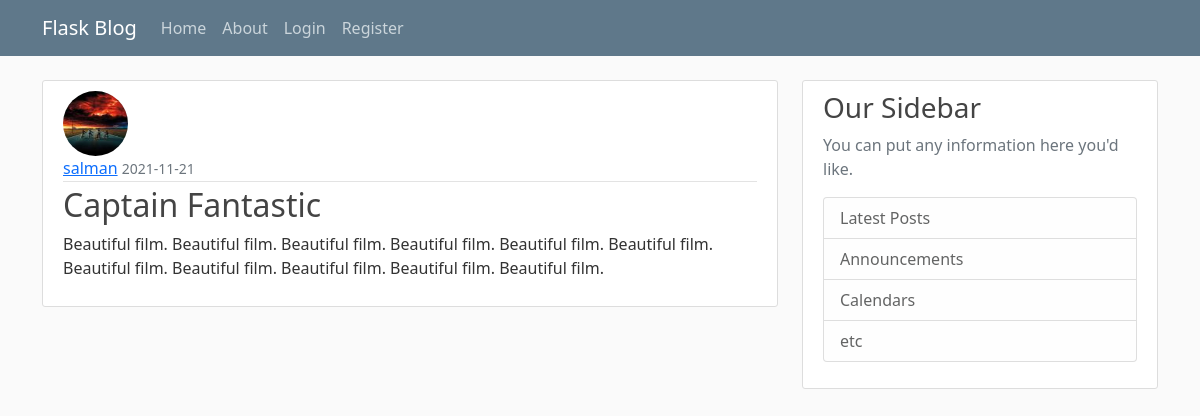
The app's page /post/22 with its own data.
### flaskblog/models.py (models this page shows, shortened)
class User(flaskblog.db.Model, UserMixin):
    id = flaskblog.db.Column(flaskblog.db.Integer, primary_key=True)
    username = flaskblog.db.Column(
        flaskblog.db.String(20), unique=True, nullable=False)
    email = flaskblog.db.Column(
        flaskblog.db.String(120), unique=True, nullable=False)
    image_file = flaskblog.db.Column(
        flaskblog.db.String(20), nullable=False, default="default.jpg")  # going to be hashed
    password = flaskblog.db.Column(flaskblog.db.String(60), nullable=False)
    posts = flaskblog.db.relationship("Post", backref="author", lazy=True)

class Post(flaskblog.db.Model):
    id = flaskblog.db.Column(flaskblog.db.Integer, primary_key=True)
    title = flaskblog.db.Column(flaskblog.db.String(100), nullable=False)
    date_posted = flaskblog.db.Column(
        flaskblog.db.DateTime, nullable=False, default=datetime.utcnow)
    content = flaskblog.db.Column(flaskblog.db.Text, nullable=False)
    user_id = flaskblog.db.Column(flaskblog.db.Integer, flaskblog.db.ForeignKey(
        "user.id"), nullable=False)

### flaskblog/posts/routes.py (the view)
@posts.route("/post/<int:post_id>")  # variables of int type in route
def post(post_id) -> str:
    post = Post.query.get_or_404(
        post_id)  # if it does not exist return 404. If exists, render a template with that post
    return flask.render_template("post.html", title=post.title, post=post)

### flaskblog/templates/post.html (shortened to what this page needs)
{% extends "layout.html" %} {% block content %}
<article class="media content-section">
	<img
		class="rounded-circle article-img"
		src="{{url_for('static', filename='profile_pics/' + post.author.image_file)}}"
	/>
	<div class="media-body">
		<div class="article-metadata">
			<a
				class="mr-2"
				href="{{ url_for('users.user_posts', username=post.author.username) }}"
				>{{ post.author.username }}</a
			>
			<small class="text-muted"
				>{{ post.date_posted.strftime("%Y-%m-%d") }}</small
			>
		</div>
		<h2 class="article-title">{{ post.title }}</h2>
		<p class="article-content">{{ post.content }}</p>
	</div>
</article>
{% endblock content %}

### flaskblog/static/main.css (style rules this page uses)
body { background: #fafafa; color: #333333; margin-top: 5rem; }
h1, h2, h3, h4, h5, h6 { color: #444444; }
.content-section { background: #ffffff; padding: 10px 20px; border: 1px solid #dddddd; border-radius: 3px; margin-bottom: 20px; }
.article-title { color: #444444; }
.article-content { white-space: pre-line; }
.article-img { height: 65px; width: 65px; margin-right: 16px; }
.article-metadata { padding-bottom: 1px; margin-bottom: 4px; border-bottom: 1px solid #e3e3e3 }

### records on screen
User: image_file (picture), author.username "salman"
Post: date_posted "2021-11-21", title "Captain Fantastic", content "Beautiful film. Beautiful film. Beautiful film. Beautiful film. Beautiful film. Beautiful film. Beautiful film. Beautiful film. Beautiful film. Beautiful film. Beautiful film."
